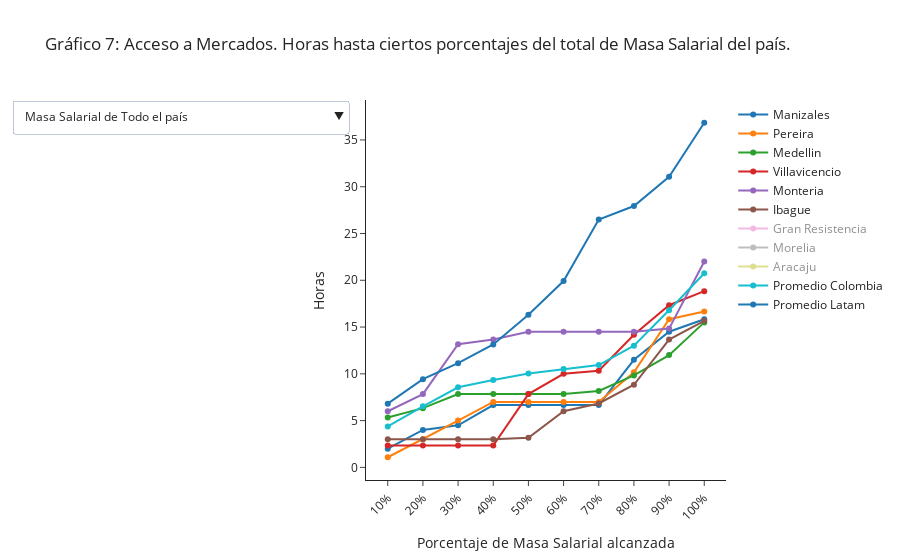

Notebook code cell kept with this figure:
### Code cell
fig1 = go.Figure()

for e in df1.City.unique():
    df = df1[df1['City']==e]
    if 'Promedio' not in e:
        if accesom.loc[idx[:,e],:].index.get_level_values(0)[0] != 'Colombia':
            fig1.add_trace(go.Scatter(x=df['% de MS'], y=df['Horas'], name=e , visible='legendonly'))    
        else:
            fig1.add_trace(go.Scatter(x=df['% de MS'], y=df['Horas'], name=e))
    else:
        fig1.add_trace(go.Scatter(x=df['% de MS'], y=df['Horas'], name=e))
        
fig2 = go.Figure()

for e in df2.City.unique():
    df = df2[df2['City']==e]
    if 'Promedio' not in e:
        if accesom.loc[idx[:,e],:].index.get_level_values(0)[0] != 'Colombia':
            fig2.add_trace(go.Scatter(x=df['% de MS'], y=df['Horas'], name=e , visible='legendonly'))    
        else:
            fig2.add_trace(go.Scatter(x=df['% de MS'], y=df['Horas'], name=e))
    else:
        fig2.add_trace(go.Scatter(x=df['% de MS'], y=df['Horas'], name=e))
        
fig = go.Figure()

for e in df1.City.unique():
    df = df1[df1['City']==e]
    if 'Promedio' not in e:
        if accesom.loc[idx[:,e],:].index.get_level_values(0)[0] != 'Colombia':
            fig.add_trace(go.Scatter(x=df['% de MS'], y=df['Horas'], name=e , visible='legendonly'))    
        else:
            fig.add_trace(go.Scatter(x=df['% de MS'], y=df['Horas'], name=e))
    else:
        fig.add_trace(go.Scatter(x=df['% de MS'], y=df['Horas'], name=e))

updatemenus = [
    {
        'buttons': [
            {
                'method': 'update',
                'label': 'Masa Salarial de Todo el país',
                'args': [
                    {'y': [dat.y for dat in fig1.data],
                     'x': [dat.x for dat in fig1.data],
                     'visible':[dat.visible for dat in fig1.data]
                     
                    },  
                ]
            },
            {
                'method': 'update',
                'label': 'Masa Salarial sólo de Ciudades con salarios mayores',
                'args': [
                    {'y': [dat.y for dat in fig2.data],
                     'x':[dat.x for dat in fig2.data],
                     'visible':[dat.visible for dat in fig2.data]
                     
                    },
                ]
            }

        ],
        'direction': 'down',
        'showactive': True,
    }
]        
        
fig = fig.update_layout(template="simple_white" , updatemenus=updatemenus , title_text="Gráfico 7: Acceso a Mercados. Horas hasta ciertos porcentajes del total de Masa Salarial del país." , xaxis={'tickangle':-45} , yaxis_title="Horas" , xaxis_title="Porcentaje de Masa Salarial alcanzada" ) #, xaxis_range=[-0.1,5] , yaxis_range=[0,20]
fig.write_html(file="informe/images/accesoII.html",full_html=False,include_plotlyjs='cdn')

fig.show()

### Figure 1 — Plotly figure (JSON) as saved in the notebook; plotly's stock layout.template omitted (floating-point values rounded to 4 significant figures)
{"data": [{"name": "Manizales", "type": "scatter", "x": ["10%", "20%", "30%", "40%", "50%", "60%", "70%", "80%", "90%", "100%"], "y": [2, 4, 4.5, 6.667, 6.667, 6.667, 6.667, 11.5, 14.5, 15.83]}, {"name": "Pereira", "type": "scatter", "x": ["10%", "20%", "30%", "40%", "50%", "60%", "70%", "80%", "90%", "100%"], "y": [1.083, 3, 5, 7, 7, 7, 7, 10.17, 15.83, 16.67]}, {"name": "Medellin", "type": "scatter", "x": ["10%", "20%", "30%", "40%", "50%", "60%", "70%", "80%", "90%", "100%"], "y": [5.333, 6.333, 7.833, 7.833, 7.833, 7.833, 8.167, 9.833, 12, 15.5]}, {"name": "Villavicencio", "type": "scatter", "x": ["10%", "20%", "30%", "40%", "50%", "60%", "70%", "80%", "90%", "100%"], "y": [2.333, 2.333, 2.333, 2.333, 7.833, 10, 10.33, 14.17, 17.33, 18.83]}, {"name": "Monteria", "type": "scatter", "x": ["10%", "20%", "30%", "40%", "50%", "60%", "70%", "80%", "90%", "100%"], "y": [6, 7.833, 13.17, 13.67, 14.5, 14.5, 14.5, 14.5, 14.83, 22]}, {"name": "Ibague", "type": "scatter", "x": ["10%", "20%", "30%", "40%", "50%", "60%", "70%", "80%", "90%", "100%"], "y": [3, 3, 3, 3, 3.167, 6, 6.833, 8.833, 13.67, 15.67]}, {"name": "Gran Resistencia", "type": "scatter", "visible": "legendonly", "x": ["10%", "20%", "30%", "40%", "50%", "60%", "70%", "80%", "90%", "100%"], "y": [8.667, 10.33, 10.33, 10.33, 10.33, 10.33, 10.5, 11, 15.83, 30.33]}, {"name": "Morelia", "type": "scatter", "visible": "legendonly", "x": ["10%", "20%", "30%", "40%", "50%", "60%", "70%", "80%", "90%", "100%"], "y": [3.167, 3.167, 3.167, 3.167, 5, 7.167, 8.667, 10.83, 18, 27.17]}, {"name": "Aracaju", "type": "scatter", "visible": "legendonly", "x": ["10%", "20%", "30%", "40%", "50%", "60%", "70%", "80%", "90%", "100%"], "y": [8.167, 19, 25.67, 30, 35.35, 53.33, 80.15, 80.15, 80.15, 80.15]}, {"name": "Promedio Colombia", "type": "scatter", "x": ["10%", "20%", "30%", "40%", "50%", "60%", "70%", "80%", "90%", "100%"], "y": [4.381, 6.532, 8.564, 9.346, 10.04, 10.51, 10.94, 13.01, 16.8, 20.75]}, {"name": "Promedio Latam", "type": "scatter", "x": ["10%", "20%", "30%", "40%", "50%", "60%", "70%", "80%", "90%", "100%"], "y": [6.81, 9.425, 11.13, 13.15, 16.31, 19.92, 26.5, 27.94, 31.06, 36.84]}], "layout": {"autosize": true, "title": {"text": "Gráfico 7: Acceso a Mercados. Horas hasta ciertos porcentajes del total de Masa Salarial del país."}, "updatemenus": [{"active": 0, "buttons": [{"args": [{"visible": [null, null, null, null, null, null, "legendonly", "legendonly", "legendonly", null, null], "x": [["10%", "20%", "30%", "40%", "50%", "60%", "70%", "80%", "90%", "100%"], ["10%", "20%", "30%", "40%", "50%", "60%", "70%", "80%", "90%", "100%"], ["10%", "20%", "30%", "40%", "50%", "60%", "70%", "80%", "90%", "100%"], ["10%", "20%", "30%", "40%", "50%", "60%", "70%", "80%", "90%", "100%"], ["10%", "20%", "30%", "40%", "50%", "60%", "70%", "80%", "90%", "100%"], ["10%", "20%", "30%", "40%", "50%", "60%", "70%", "80%", "90%", "100%"], ["10%", "20%", "30%", "40%", "50%", "60%", "70%", "80%", "90%", "100%"], ["10%", "20%", "30%", "40%", "50%", "60%", "70%", "80%", "90%", "100%"], ["10%", "20%", "30%", "40%", "50%", "60%", "70%", "80%", "90%", "100%"], ["10%", "20%", "30%", "40%", "50%", "60%", "70%", "80%", "90%", "100%"], ["10%", "20%", "30%", "40%", "50%", "60%", "70%", "80%", "90%", "100%"]], "y": [[2, 4, 4.5, 6.667, 6.667, 6.667, 6.667, 11.5, 14.5, 15.83], [1.083, 3, 5, 7, 7, 7, 7, 10.17, 15.83, 16.67], [5.333, 6.333, 7.833, 7.833, 7.833, 7.833, 8.167, 9.833, 12, 15.5], [2.333, 2.333, 2.333, 2.333, 7.833, 10, 10.33, 14.17, 17.33, 18.83], [6, 7.833, 13.17, 13.67, 14.5, 14.5, 14.5, 14.5, 14.83, 22], [3, 3, 3, 3, 3.167, 6, 6.833, 8.833, 13.67, 15.67], [8.667, 10.33, 10.33, 10.33, 10.33, 10.33, 10.5, 11, 15.83, 30.33], [3.167, 3.167, 3.167, 3.167, 5, 7.167, 8.667, 10.83, 18, 27.17], [8.167, 19, 25.67, 30, 35.35, 53.33, 80.15, 80.15, 80.15, 80.15], [4.381, 6.532, 8.564, 9.346, 10.04, 10.51, 10.94, 13.01, 16.8, 20.75], [6.81, 9.425, 11.13, 13.15, 16.31, 19.92, 26.5, 27.94, 31.06, 36.84]]}], "label": "Masa Salarial de Todo el país", "method": "update"}, {"args": [{"visible": [null, null, null, null, null, null, "legendonly", "legendonly", "legendonly", null, null], "x": [["10%", "20%", "30%", "40%", "50%", "60%", "70%", "80%", "90%", "100%"], ["10%", "20%", "30%", "40%", "50%", "60%", "70%", "80%", "90%", "100%"], ["10%", "20%", "30%", "40%", "50%", "60%", "70%", "80%", "90%", "100%"], ["10%", "20%", "30%", "40%", "50%", "60%", "70%", "80%", "90%", "100%"], ["10%", "20%", "30%", "40%", "50%", "60%", "70%", "80%", "90%", "100%"], ["10%", "20%", "30%", "40%", "50%", "60%", "70%", "80%", "90%", "100%"], ["10%", "20%", "30%", "40%", "50%", "60%", "70%", "80%", "90%", "100%"], ["10%", "20%", "30%", "40%", "50%", "60%", "70%", "80%", "90%", "100%"], ["10%", "20%", "30%", "40%", "50%", "60%", "70%", "80%", "90%", "100%"], ["10%", "20%", "30%", "40%", "50%", "60%", "70%", "80%", "90%", "100%"], ["10%", "20%", "30%", "40%", "50%", "60%", "70%", "80%", "90%", "100%"]], "y": [[2, 4, 4.5, 6.667, 6.667, 6.667, 6.667, 13.33, 15.33, 16.33], [1.083, 3, 5.167, 7, 7, 7, 7, 15, 16.67, 17.67], [7.833, 7.833, 7.833, 7.833, 8, 9, 12, 14.67, 14.67, 14.67], [2.333, 2.333, 2.333, 2.333, 10.33, 17.17, 18.83, 18.83, 18.83, 18.83], [14.5, 14.5, 14.5, 14.5, 14.83, 15, 15, 15, 15, 15], [3, 3, 3, 3, 3.167, 6, 6.833, 12.5, 14, 15.67], [9.5, 10.33, 10.33, 10.33, 10.33, 10.33, 10.5, 11.17, 17.67, 46], [3.167, 3.167, 3.167, 3.167, 7, 8.667, 10.83, 18.33, 27.83, 27.83], [10.33, 23.17, 28, 35.35, 43.5, 80.15, 80.15, 80.15, 80.15, 80.15], [7.17, 8.833, 9.413, 9.68, 11.07, 12.18, 13.38, 15.9, 16.71, 17.92], [8.76, 11.69, 14.49, 17.95, 21.19, 23.22, 24.59, 26.66, 28.96, 30.83]]}], "label": "Masa Salarial sólo de Ciudades con salarios mayores", "method": "update"}], "direction": "down", "showactive": true}], "xaxis": {"autorange": true, "range": [-0.5829, 9.583], "tickangle": -45, "title": {"text": "Porcentaje de Masa Salarial alcanzada"}, "type": "category"}, "yaxis": {"autorange": true, "range": [-1.536, 39.46], "title": {"text": "Horas"}, "type": "linear"}}}
